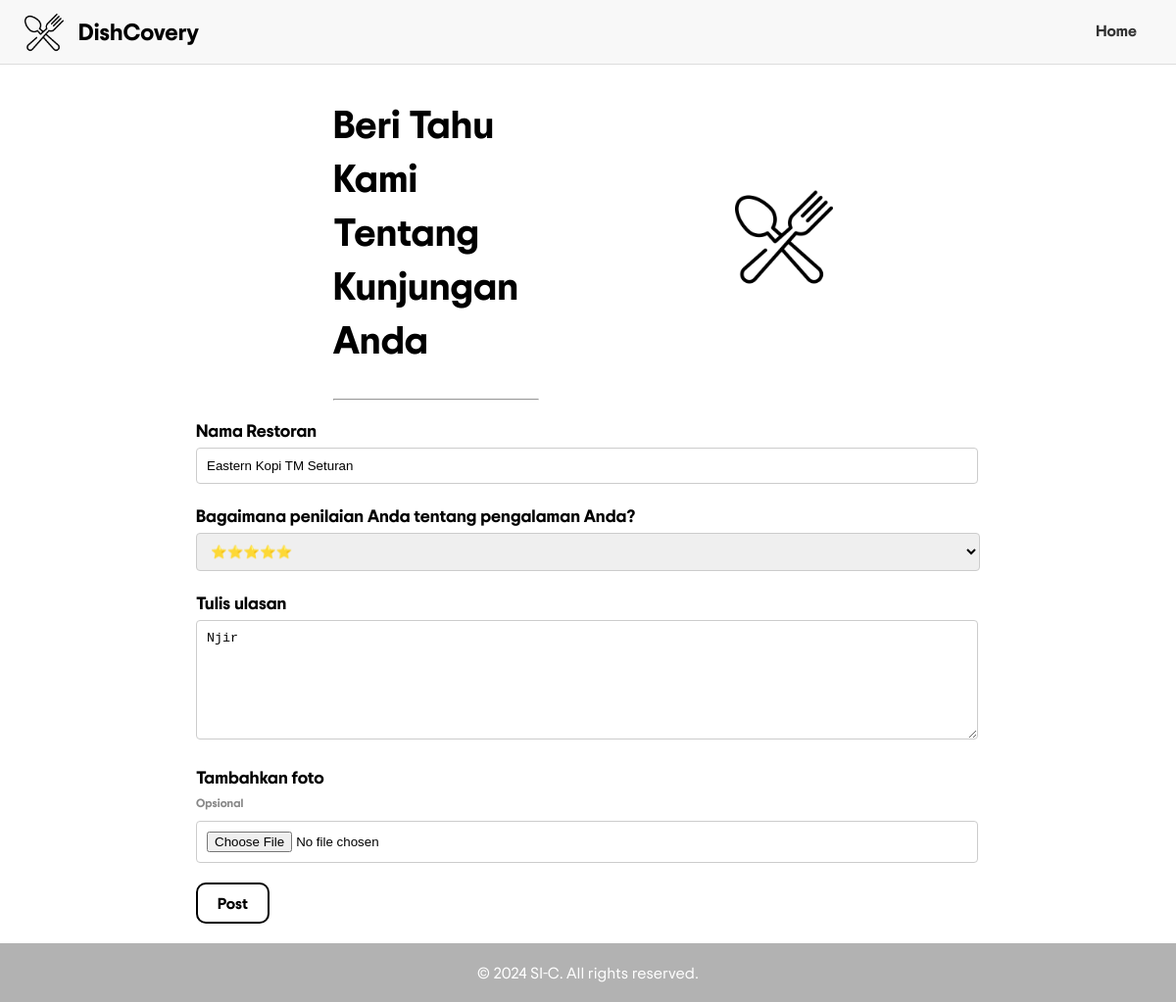
The app's page /ulas.php?op=edit&id=51 (signed in), older data.
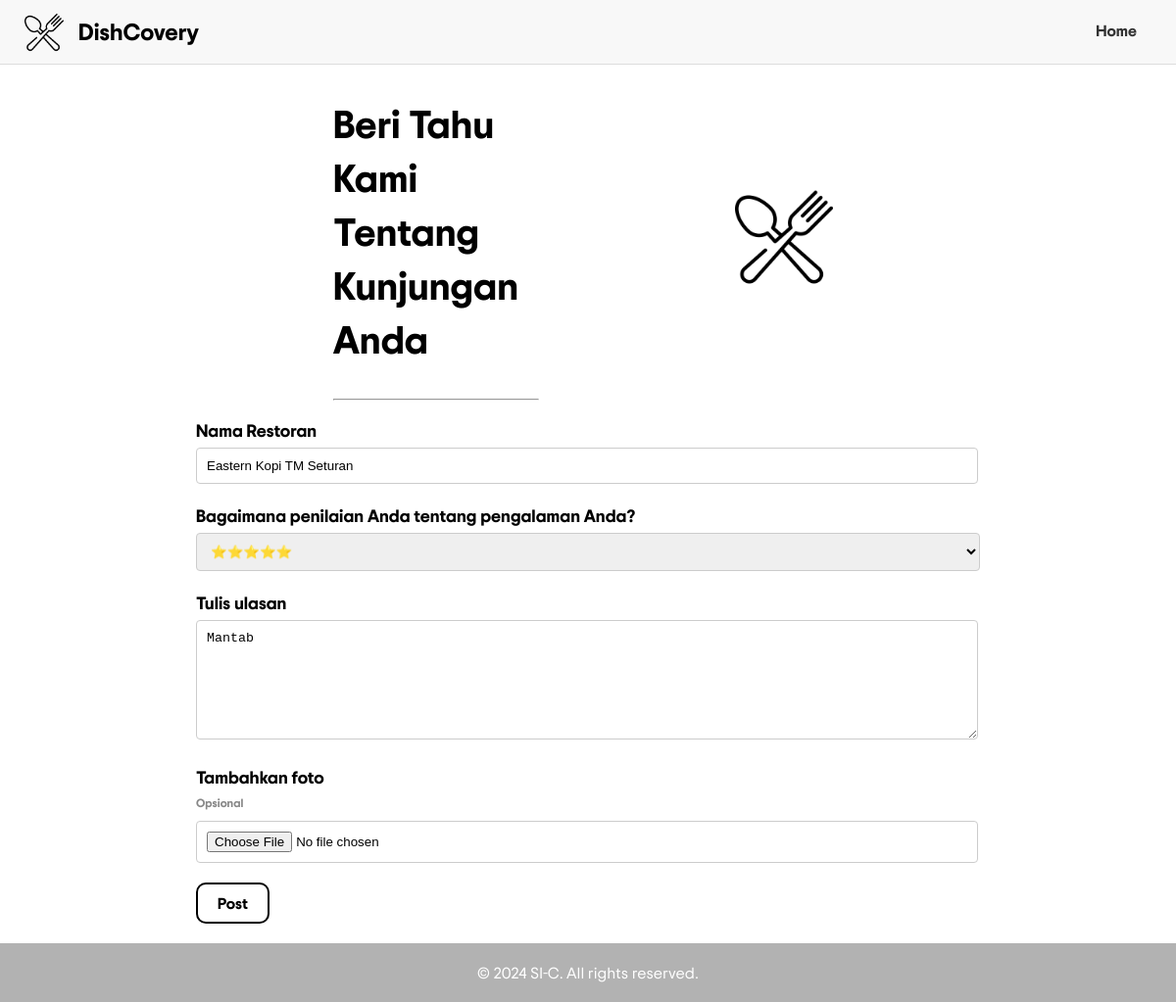
The same page, newer data.
### tables this page shows
CREATE TABLE `review` (
  `id` int(11) NOT NULL,
  `rating` int(5) NOT NULL,
  `date` varchar(20) NOT NULL,
  `nama_resto` varchar(100) NOT NULL,
  `id_resto` int(11) NOT NULL,
  `pesan` text NOT NULL,
  `image` mediumblob NOT NULL,
  `user_id` int(11) NOT NULL,
  `edited` tinyint(1) NOT NULL
);

### ulas.php (the view, shortened to what this page needs)
<?php
include 'koneksi.php';
$op = "";
$id_resto = "";
$rating = "";
$pesan = "";
if (isset($_GET['resto'])) {
    $id_resto = $_GET['resto'];
} else {
    $id_resto = "";
}
$sqlR = "SELECT nama_resto FROM restoran where id_resto = '$id_resto'";
$qR = mysqli_query($connect, $sqlR);
$db = mysqli_fetch_array($qR);
$nama_resto = $db['nama_resto'] ?? '';
if (isset($_GET['op'])) {
    $op = $_GET['op'];
} else {
    $op = "";
}
if ($op == 'edit') {
    $id = $_GET['id'];
    $sql = "SELECT * FROM review WHERE id = $id";
    $query = mysqli_query($connect, $sql);
    $data = mysqli_fetch_array($query);
    if (!$data) {
        $error = "Data tidak ditemukan";
    } else {
        $rating = $data['rating'];
        $nama_resto = $data['nama_resto'];
        $pesan = $data['pesan'];
    }
}
?>
<!DOCTYPE html>
<html lang="en">
<head>
    <link rel="stylesheet" href="font/stylesheet.css">
    <link rel="stylesheet" href="index.css">
</head>
<body>
    <header>
        <div class="brand">
            <img src="img/logo.png" alt="logo" width="40px">DishCovery
        </div>
        <nav>
            <a href="index.php" style="font-weight: bold; margin-right: 20px">Home</a>
        </nav>
    </header>
    <div class="kontainer1">
        <section class="judul">
            <h1>Beri Tahu Kami Tentang Kunjungan Anda</h1>
            <hr>
        </section>
        <div class="logo">
            <img src="img/logo.png" alt="" width="100px" height="100">
        </div>
    </div>
    <div class="container">
        <form action="" method="POST" enctype="multipart/form-data">
            <label for="nama_resto">Nama Restoran</label>
            <input type="text" id="nama_resto" name="nama_resto" value="<?php echo $nama_resto ?>" readonly>
            <label for="rating">Bagaimana penilaian Anda tentang pengalaman Anda?</label>
            <div class="rating">
                <select id="rating" name="rating" required>
                    <option value="5" <?php if ($rating == "5")
                        echo "selected"; ?>>⭐⭐⭐⭐⭐</option>
                </select>
            </div>
            <label for="review">Tulis ulasan</label>
            <textarea id="review" name="review" required><?php echo $pesan ?></textarea>
            <label for="foto">Tambahkan foto</label>
            <p class="optional">Opsional</p>
            <input type="file" id="foto" name="foto">
            <button type="submit" class="submit-btn" name="submit"
                style="margin-top: 10px; border-radius: 10px; border: 2px solid black; padding: 8px 20px; background-color: transparent; color: black; text-decoration: none; font-family: 'Trip Sans'; font-weight: bold; font-size: 16px"
                onmouseover="this.style.backgroundColor='black'; this.style.color='white'"
                onmouseout="this.style.backgroundColor='transparent'; this.style.color='black'">Post</button>
        </form>
    </div>
</body>
<footer
    style="align-content: center; background-color: rgba(0, 0, 0, 0.3); text-align: center; color:white; height: 60px;">
    © 2024 SI-C. All rights reserved.
</footer>
</html>

Row changes from the older to the newer data that the page shows:
changed review "Eastern Kopi TM Seturan": review "Njir" → "Mantab"
